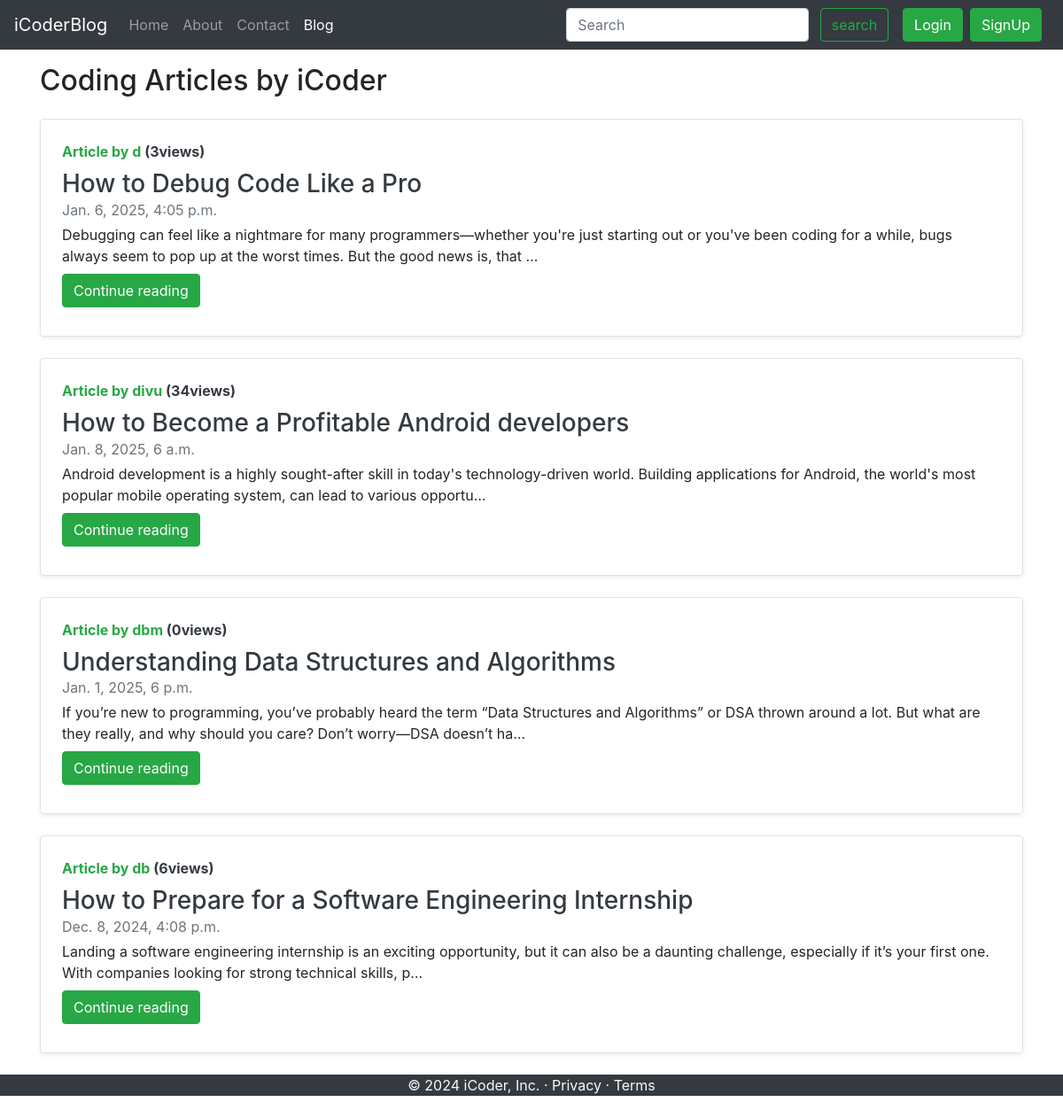
Screenshot of /blog/ with the database file from the repository.
### blog/models.py (models this page shows, shortened)
class Blog(models.Model):
    sno = models.AutoField(primary_key=True)
    title= models.CharField(max_length=155)
    author=models.CharField(max_length=14)
    slug=models.CharField(max_length=130)
    views = models.IntegerField(default=0)
    timeStamp=models.DateTimeField(blank=True)
    content=models.TextField()

### blog/views.py (the view)
# urls.py: path('', views.bloghome, name='bloghome' ),
def bloghome(request):
    allPosts= Blog.objects.all()
    context={'allPosts': allPosts}
    return render(request, "blog/bloghome.html", context)

### templates/blog/bloghome.html (shortened to what this page needs)
{% extends 'base.html' %}
{% block blogactive %} active {% endblock blogactive %}
{% block body %}
<div class="container my-3">
    <h2>Coding Articles by iCoder</h2>
    {% for post in allPosts  %}
    <div class="row no-gutters border rounded overflow-hidden flex-md-row mb-4 shadow-sm h-md-250 my-4 position-relative">
        <div class="col p-4 d-flex flex-column position-static">
            <strong class="d-inline-block mb-2 text-success">Article  by {{post.author}}  <span class="text-dark">({{post.views}}views)</span></strong>
            <h3 class="mb-0"><a class="text-dark"  href="/blog/{{post.slug}}">{{post.title}}</a></h3>
            <div class="mb-1 text-muted">{{post.timeStamp}}</div>
            <p class="card-text mb-auto">{{post.content|safe| truncatechars:200}}</p>
            <div class="my-2">
            	<a href="/blog/{{post.slug}}" role="button" class="btn btn-success">Continue reading</a>
            </div>
        </div>
        </div>
        {% endfor %}
    </div>
 {% endblock %}

### templates/base.html (shortened to what this page needs)
<!doctype html>
<html lang="en">
  <head>
    <link rel="stylesheet" href="https://stackpath.bootstrapcdn.com/bootstrap/4.5.2/css/bootstrap.min.css">
  </head>
  <body>
    {% load static %}
    <nav class="navbar navbar-expand-lg  navbar-dark bg-dark sticky-top "  >
        <a class="navbar-brand" href="/">iCoderBlog</a>
        <div class="collapse navbar-collapse" id="navbarSupportedContent">
          <ul class="navbar-nav mr-auto">
            <li class="nav-item {% block homeactive %}  {% endblock homeactive %}">
              <a class="nav-link" href="/"><span class="sr-only">(current)</span>Home</a>
            </li>
            <li class="nav-item {% block aboutactive %}  {% endblock aboutactive %}" >
              <a class="nav-link" href="/about">About</a>
            </li>
            <li class="nav-item {% block contactactive %}  {% endblock contactactive %} ">
              <a class="nav-link" href="/contact">Contact</a>
            </li>
            <li class="nav-item {% block blogactive %}  {% endblock blogactive %} ">
              <a class="nav-link" href="/blog"> Blog</a>
            </li>
          </ul>
          <div class="ml-auto form-inline ">
          <form method="get" action="/search"class="my-2 my-lg-0 mx-3">
            <input class="form-control mr-sm-2" type="search" placeholder="Search" aria-label="Search" name="query" id="query">
            <button class="btn btn-outline-success my-2 my-sm-0 " type="submit">search</button>
          </form>
{% if user.is_authenticated %}
<ul class="navbar-nav mr-2">
<li class="nav-item dropdown">
<a class="nav-link dropdown-toggle" href='#' id="navbarDropdown" role="button" data-toggle="dropdown"> Welcome {{request.user}}</a>
<div class="dropdown-menu" aria-labelledby="navbarDropdown">
<button type="button" class="btn btn-success mr-2" > <a class="dropdown-item text-light" href="/logout">Logout</a></button>
        </div>
      </li>
      </ul>
      </div>
{% else %}
<button type="button" class="btn btn-success mr-2" data-toggle="modal" data-target="#loginModal">
Login
</button>
<button type="button" class="btn btn-success mr-2" data-toggle="modal" data-target="#signupModal">
SignUp
</button>
{% endif %}
        </div>
      </nav>
      {% block body %}  {% endblock body %}
      <footer class="container-fluid bg-dark text-light text-center w-100">
        <p>© 2024 iCoder, Inc. · <a href="#" class="text-light">Privacy</a> · <a href="#" class="text-light">Terms</a></p>
      </footer>
  </body>
</html>

### rows the page displays
Blog: author "d", views "3", title "How to Debug Code Like a Pro", timeStamp "Jan. 6, 2025, 4:05 p.m.", content "Debugging can feel like a nightmare for many programmers—whether you're just starting out or you've been coding for a while, bugs always seem to pop up at the worst times. But the good news is, that …"
Blog: author "divu", views "34", title "How to Become a Profitable Android developers", timeStamp "Jan. 8, 2025, 6 a.m.", content "Android development is a highly sought-after skill in today's technology-driven world. Building applications for Android, the world's most popular mobile operating system, can lead to various opportu…"
Blog: author "dbm", views "0", title "Understanding Data Structures and Algorithms", timeStamp "Jan. 1, 2025, 6 p.m.", content "If you’re new to programming, you’ve probably heard the term “Data Structures and Algorithms” or DSA thrown around a lot. But what are they really, and why should you care? Don’t worry—DSA doesn’t ha…"
Blog: author "db", views "6", title "How to Prepare for a Software Engineering Internship", timeStamp "Dec. 8, 2024, 4:08 p.m.", content "Landing a software engineering internship is an exciting opportunity, but it can also be a daunting challenge, especially if it’s your first one. With companies looking for strong technical skills, p…"
